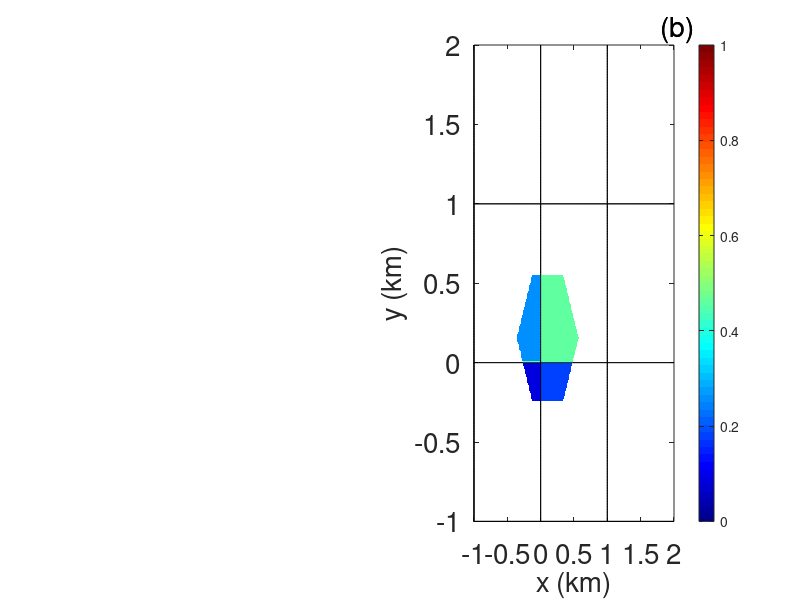

MATLAB code for this plot:
clear all
close all

%Flags
plot_hexagon_intersection=1;


L=2;
dx=0.01;
%Initialize grid
x=[-L:dx:L];
y=x;


C1=0;C2=0;C3=0;C4=0;

H=0.4  %Height of hexigon

x0=0.1;  %x position of center of hexigon
y0=0.15;  %y position of center of hexigon
S=(2/sqrt(3))*H;   %side of hexigon

N=length(x);

for k=1:2
    
    %Initialize matrix
    Matrix=zeros(N,N);
    
    
    %Define axes
    Ax=0*ones(length(x),1);
    Ay=0*ones(length(y),1);
    
    %Define 6 lines for linear programing (plus axes) - in order anticlockwise
    L1=-sqrt(3)*x + (y0+(sqrt(3)*(S+x0)));    %upper right
    L2= (y0+H)*ones(length(x),1);  %Top
    L3=sqrt(3)*x + (y0+(sqrt(3)*(S-x0)));  %Upper left
    
    L4=sqrt(3)*x + (y0-(sqrt(3)*(S+x0)));  %Lower right
    L5= (y0-H)*ones(length(x),1);  %Bottom
    L6=-sqrt(3)*x + (y0-(sqrt(3)*(S-x0)));   %Lower left
    
    
    A_hex=0;
    A1=0;
    A2=0;
    A3=0;
    A4=0;
    
    %Color in hexigon
    for i=1:N
        for j=1:N
            Condition1=(y(j)< L1(i)) & (y(j)<L2(i)) & (y(j)< L3(i)) & (y(j)> L4(i)) & (y(j)>L5(i)) & (y(j)> L6(i)); %in the hexagon
            First_Q= (y(j)>0) & (x(i)>0);
            Second_Q= (y(j)>0) & (x(i)<0);
            Third_Q= (y(j)<0) & (x(i)<0);
            Forth_Q= (y(j)<0) & (x(i)>0);
            if Condition1
                Matrix(i,j)=1;
                A_hex=A_hex+(dx^2);
            end
            if Condition1 & First_Q
                Matrix(i,j)=1;
                A1=A1+(dx^2);
            end
            if Condition1 & Second_Q
                Matrix(i,j)=2;
                A2=A2+(dx^2);
                
            end
            if Condition1 & Third_Q
                Matrix(i,j)=3;
                A3=A3+(dx^2);
            end
            if Condition1 & Forth_Q
                Matrix(i,j)=4;
                A4=A4+(dx^2);
            end
        end
    end
    
    Matrix(find(Matrix==1))=A1/(A1+A2+A3+A4);
    Matrix(find(Matrix==2))=A2/(A1+A2+A3+A4);
    Matrix(find(Matrix==3))=A3/(A1+A2+A3+A4);
    Matrix(find(Matrix==4))=A4/(A1+A2+A3+A4);
    Matrix(find(Matrix==0))=NaN;
    
    
    
    if plot_hexagon_intersection==1
        hold on
        subplot(1,2,2)
        colormap(jet)
        h1=pcolor(x,y,Matrix');
        hold on
        plot(x,Ax,'k')
        plot(x,Ax+1,'k')
        plot(x,Ax-1,'k')
        plot(Ay,y,'k')
        plot(Ay+1,y,'k')
        plot(Ay-1,y,'k')
        set(h1, 'EdgeColor','none')
        L=2
        axis([-1 L -1 2])
        colorbar
        caxis([0 1])
        fontsize=20
        text(1.8,2.1,'(b)','fontsize',fontsize)
        set(gca,'fontsize',fontsize)
        xlabel('x (km)', 'fontsize',fontsize)
        ylabel('y (km)', 'fontsize',fontsize)
    end
    
end
